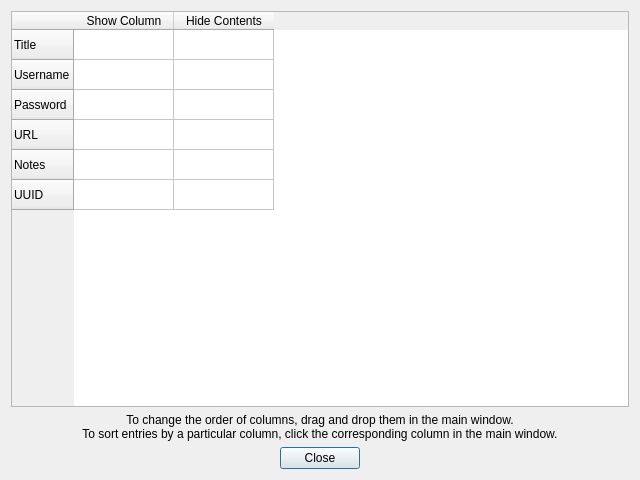
<?xml version="1.0" encoding="UTF-8"?>
<ui version="4.0">
 <class>ConfigureColumnsDialog</class>
 <widget class="QDialog" name="ConfigureColumnsDialog">
  <property name="windowModality">
   <enum>Qt::WindowModal</enum>
  </property>
  <property name="geometry">
   <rect>
    <x>0</x>
    <y>0</y>
    <width>640</width>
    <height>480</height>
   </rect>
  </property>
  <property name="windowTitle">
   <string>Configure Columns</string>
  </property>
  <layout class="QVBoxLayout" name="verticalLayout">
   <item>
    <widget class="QTableWidget" name="tableWidget">
     <row>
      <property name="text">
       <string>Title</string>
      </property>
     </row>
     <row>
      <property name="text">
       <string>Username</string>
      </property>
     </row>
     <row>
      <property name="text">
       <string>Password</string>
      </property>
     </row>
     <row>
      <property name="text">
       <string>URL</string>
      </property>
     </row>
     <row>
      <property name="text">
       <string>Notes</string>
      </property>
     </row>
     <row>
      <property name="text">
       <string>UUID</string>
      </property>
     </row>
     <column>
      <property name="text">
       <string>Show Column</string>
      </property>
     </column>
     <column>
      <property name="text">
       <string>Hide Contents</string>
      </property>
     </column>
     <item row="0" column="0">
      <property name="text">
       <string/>
      </property>
     </item>
     <item row="0" column="1">
      <property name="text">
       <string/>
      </property>
     </item>
     <item row="3" column="0">
      <property name="text">
       <string/>
      </property>
     </item>
     <item row="3" column="1">
      <property name="text">
       <string/>
      </property>
     </item>
    </widget>
   </item>
   <item>
    <widget class="QLabel" name="orderInfoLabel">
     <property name="text">
      <string>To change the order of columns, drag and drop them in the main window.
To sort entries by a particular column, click the corresponding column in the main window.</string>
     </property>
     <property name="alignment">
      <set>Qt::AlignCenter</set>
     </property>
    </widget>
   </item>
   <item>
    <widget class="QDialogButtonBox" name="buttonBox">
     <property name="orientation">
      <enum>Qt::Horizontal</enum>
     </property>
     <property name="standardButtons">
      <set>QDialogButtonBox::Close</set>
     </property>
     <property name="centerButtons">
      <bool>true</bool>
     </property>
    </widget>
   </item>
  </layout>
 </widget>
 <tabstops>
  <tabstop>tableWidget</tabstop>
  <tabstop>buttonBox</tabstop>
 </tabstops>
 <resources/>
 <connections>
  <connection>
   <sender>buttonBox</sender>
   <signal>accepted()</signal>
   <receiver>ConfigureColumnsDialog</receiver>
   <slot>accept()</slot>
   <hints>
    <hint type="sourcelabel">
     <x>257</x>
     <y>470</y>
    </hint>
    <hint type="destinationlabel">
     <x>157</x>
     <y>274</y>
    </hint>
   </hints>
  </connection>
  <connection>
   <sender>buttonBox</sender>
   <signal>rejected()</signal>
   <receiver>ConfigureColumnsDialog</receiver>
   <slot>reject()</slot>
   <hints>
    <hint type="sourcelabel">
     <x>325</x>
     <y>470</y>
    </hint>
    <hint type="destinationlabel">
     <x>286</x>
     <y>274</y>
    </hint>
   </hints>
  </connection>
  <connection>
   <sender>tableWidget</sender>
   <signal>itemChanged(QTableWidgetItem*)</signal>
   <receiver>ConfigureColumnsDialog</receiver>
   <slot>tableItemChanged(QTableWidgetItem*)</slot>
   <hints>
    <hint type="sourcelabel">
     <x>157</x>
     <y>134</y>
    </hint>
    <hint type="destinationlabel">
     <x>760</x>
     <y>177</y>
    </hint>
   </hints>
  </connection>
 </connections>
 <slots>
  <slot>tableItemChanged(QTableWidgetItem*)</slot>
 </slots>
</ui>
